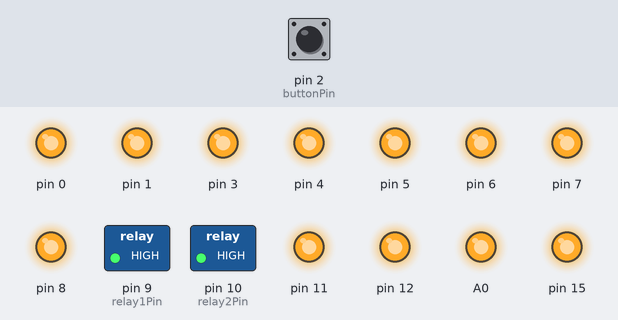
Recording of a sketch running on a simulated Arduino Uno, built with avr-gcc and run on an emulated ATmega328P. Shown: switched loads named in the sketch (green lamp = pin HIGH), output pins drawn as LEDs (lit = HIGH). The inputs (shaded band) are chosen by the test bench; at power-on: pin 2 (buttonPin) HIGH.

Above: at 3.2 s.
3.3 s: pin 2 (buttonPin) pulled LOW for 0.15 s
At 3.9 s:
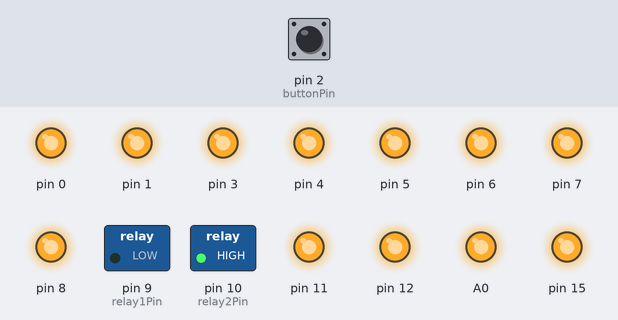
6.4 s: pin 2 (buttonPin) pulled LOW for 3.2 s
At 14.0 s:
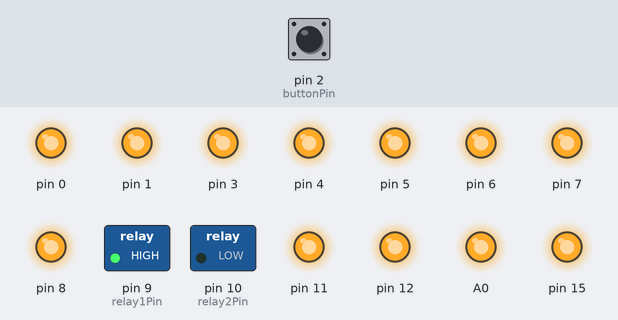
Timing chart, 0 to 16.6 s (numbered marks = the images above; inputs shaded):
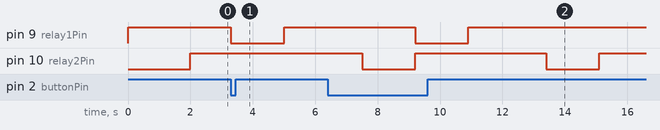

Measured:
- after the input at 3.3 s, pin 9 (relay1Pin): HIGH → LOW at once, → HIGH 1.7 s later
- after the input at 6.4 s, pin 9 (relay1Pin): HIGH → LOW after 2.8 s, → HIGH 1.7 s later
- by itself, pin 10 (relay2Pin): alternates HIGH for 4.2 s and LOW for 1.7 s

The sketch:

2relayflip.ino
```cpp
// Pin assignments
const int buttonPin = 2;    // Button pin
const int relay1Pin = 9;    // Relay 1 control pin
const int relay2Pin = 10;    // Relay 2 control pin


const unsigned long relayInterval = 1700;
const int numPins = 13;  // Total number of digital pins
const int excludedPins[] = {2, 9, 10};  // Pins to exclude

void setup() {
  pinMode(buttonPin, INPUT_PULLUP);
  pinMode(relay1Pin, OUTPUT);
  pinMode(relay2Pin, OUTPUT);
  // Set relay 2 pin as output
  digitalWrite(relay1Pin, HIGH);
  digitalWrite(relay2Pin, LOW);
  for (int i = 0; i < numPins; i++) {
    pinMode(A0 + i, OUTPUT);
    digitalWrite(A0 + i, HIGH);
  }
  for (int i = 0; i < numPins; i++) {
    if (!isExcludedPin(i)) {
      pinMode(i, OUTPUT);
      digitalWrite(i, HIGH);
    }
  }
  delay(2000);
}

void loop() {
  digitalWrite(relay1Pin, HIGH);
  digitalWrite(relay2Pin, HIGH);

  if (digitalRead(buttonPin) == LOW) {
    digitalWrite(relay1Pin, LOW);
    digitalWrite(relay2Pin, HIGH);
    delay(relayInterval);
    digitalWrite(relay1Pin, HIGH);
    delay(2500);
    digitalWrite(relay1Pin, HIGH);
    digitalWrite(relay2Pin, LOW);
    delay(relayInterval);

  }


}

bool isExcludedPin(int pin) {
  for (int i = 0; i < sizeof(excludedPins) / sizeof(excludedPins[0]); i++) {
    if (pin == excludedPins[i]) {
      return true;
    }
  }
  return false;
}
```
